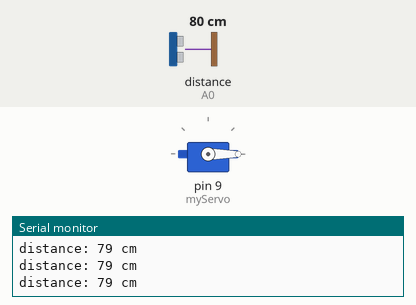
Simulated run of this sketch. Board: Arduino Uno, built with avr-gcc and run on an emulated ATmega328P. On the bench: servo, the last lines printed to the serial monitor. Wiring (inferred from the names in the program): ultrasonic range finder: trigger pin 6; echo A0. The inputs (shaded band) are chosen by the test bench; at power-on: distance to the obstacle (sensor on A0) 80 cm. The echo pulse lasts 58.3 µs per cm.

Above: at 1.3 s.
1.4 s: distance to the obstacle (sensor on A0) set to 22 cm
2.9 s: distance to the obstacle (sensor on A0) set to 17 cm
At 3.5 s:
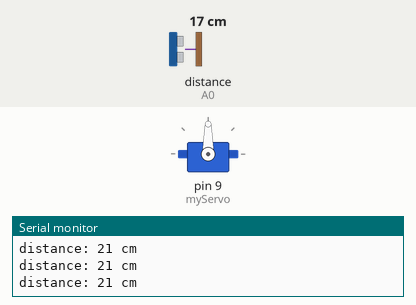
Timing chart, 0 to 5.9 s (numbered marks = the images above; inputs shaded):
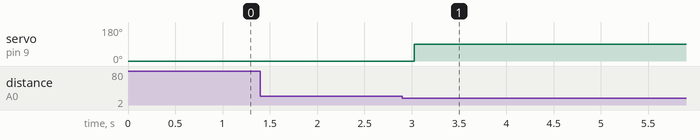

Measured:
- the behaviour switches between 21 and 20 cm on distance to the obstacle (sensor on A0) (found by bisection; images 0 and 1)
- after the input at 2.9 s, servo on pin 9 (myServo): 0° → 90° after 0.12 s

The sketch:

Automatic_Smart_Dustbin-DIY_Active.ino
```cpp
#include <Servo.h>

int trig = 6;
int echo = A0;
int servo = 9;

Servo myServo;

void setup() {
  Serial.begin(9600);
  pinMode(trig, OUTPUT);
  pinMode(echo, INPUT);
  myServo.attach(9);
  myServo.write(0);
}

void loop() {
  long duration_us, distance_cm;

  // Trigger the sensor
  digitalWrite(trig, HIGH);
  delayMicroseconds(10);
  digitalWrite(trig, LOW);

  // Listen for the echo
  duration_us = pulseIn(echo, HIGH);

  // Calculate the distance
  distance_cm = (duration_us/2) / 29.1;

  // Move the servo
  if (distance_cm < 20) {
    myServo.write(90);
    delay(5000);
  } else {
    myServo.write(0);
  }

  // Print the distance to the serial monitor
  Serial.print("distance: ");
  Serial.print(distance_cm);
  Serial.println(" cm");

  // Delay for 500 milliseconds
  delay(500);
}
```
